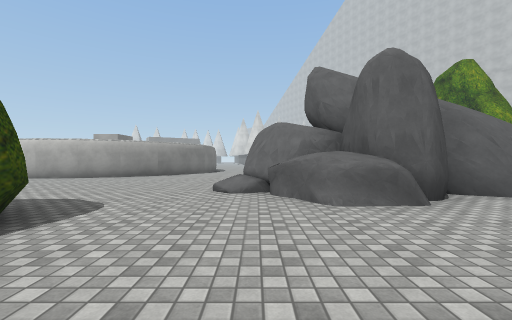
View 1 (above)

24 first-person views from a walk through a Unity game level. The camera is 1.3 m above the floor, looks level and sees 90° across. The floor is counted in squares, 2 m on a side. Each view is taken from the middle of a square. On the plan, view 1 faces up. The plan holds only what a view shows up to about 9 squares ahead; the rest is blank. The place goes on beyond the plan. The player character is not drawn. Some surface patterns are stand-ins.

View 2
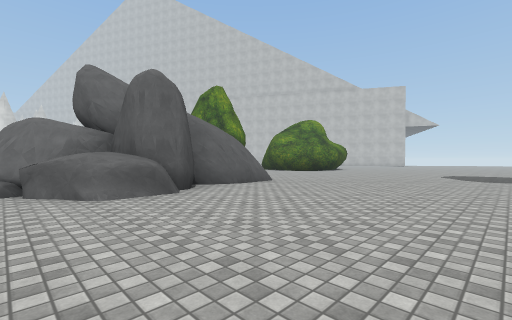

View 3
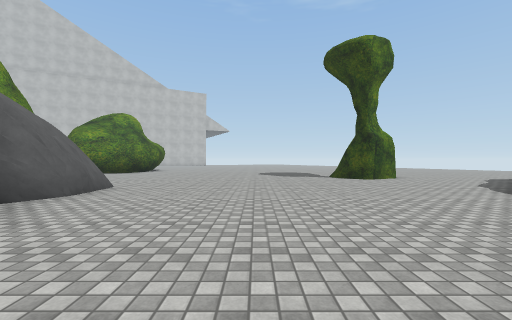

View 4
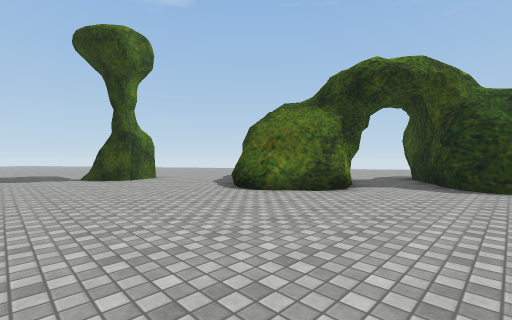

View 5
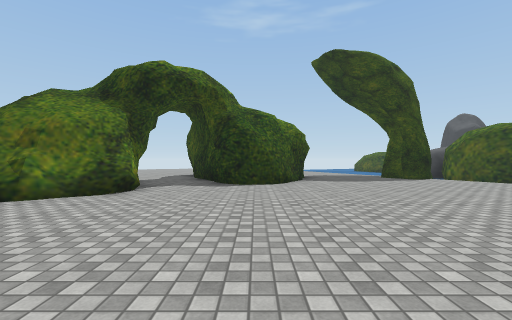

View 6
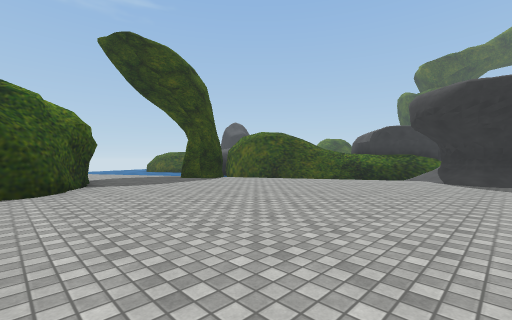

View 7
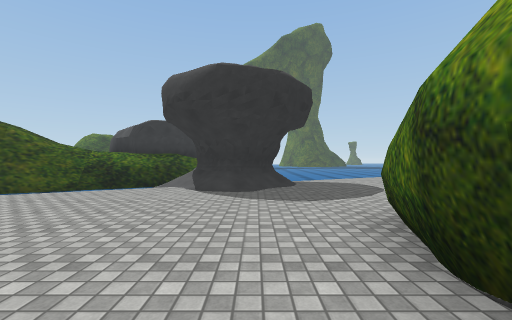

View 8
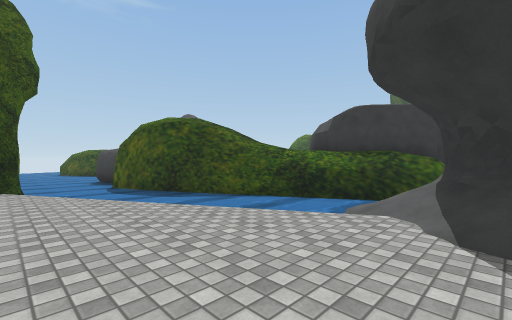

View 9
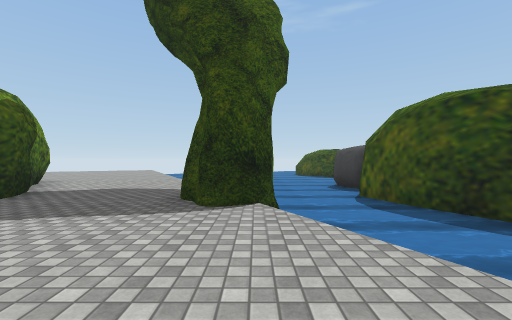

View 10
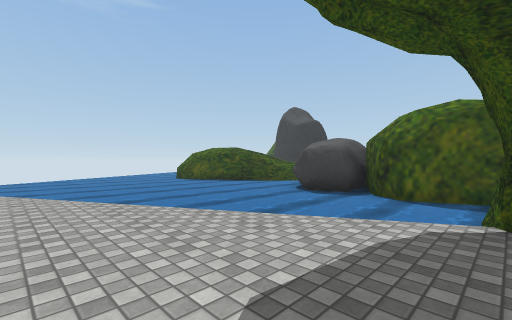

View 11
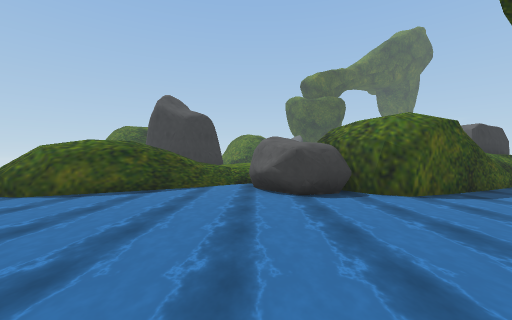

View 12
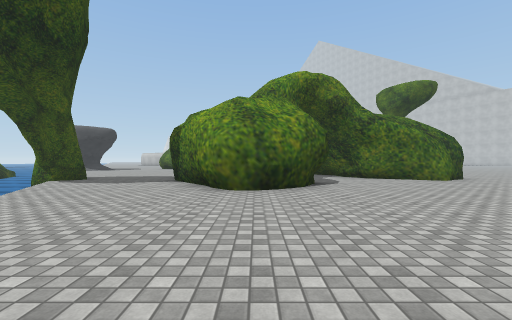

View 13
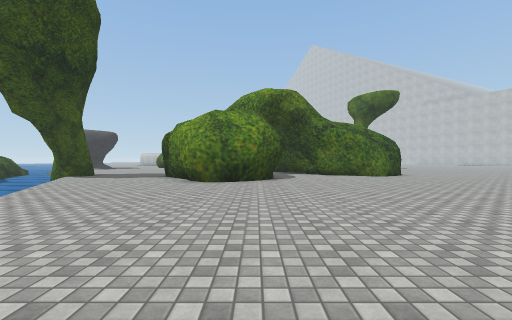

View 14
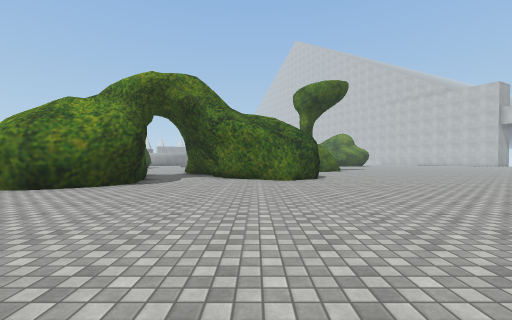

View 15
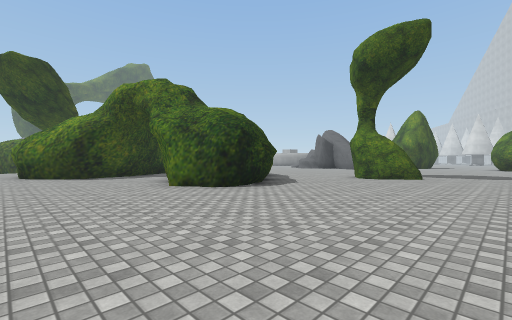

View 16
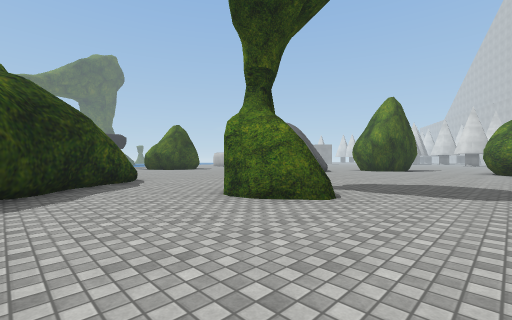

View 17
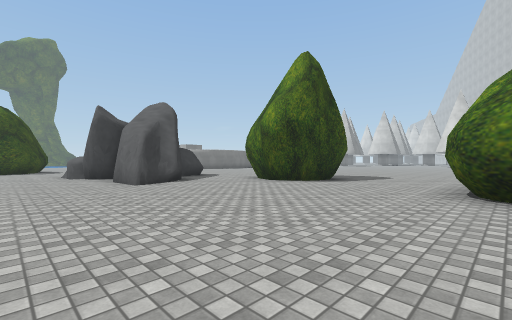

View 18
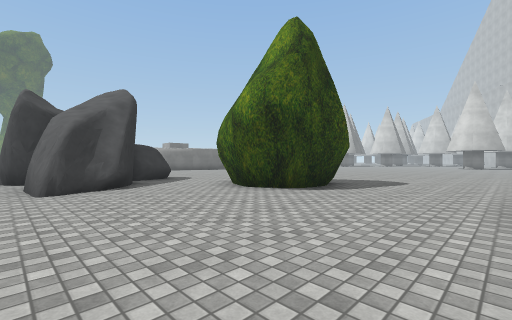

View 19
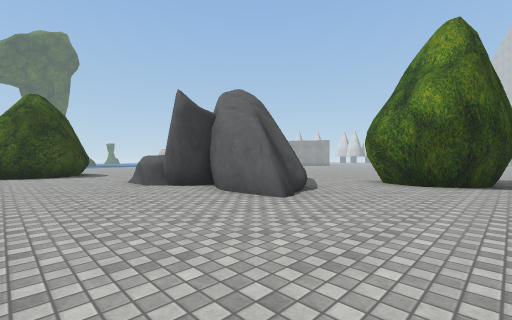

View 20
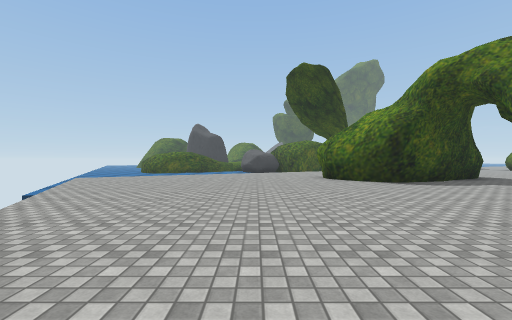

View 21
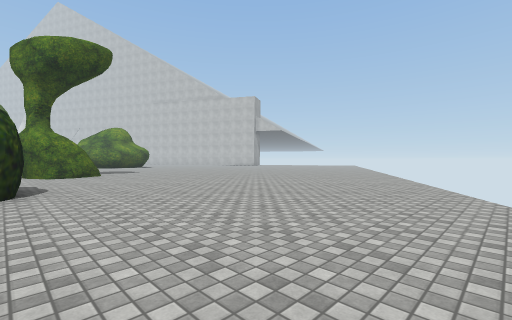

View 22
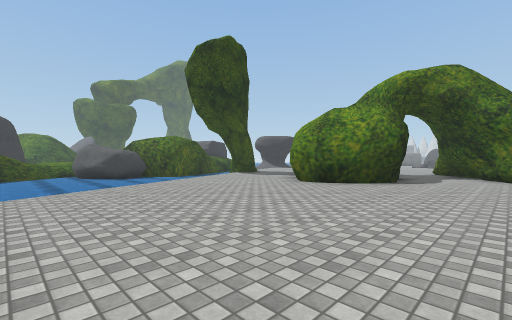

View 23
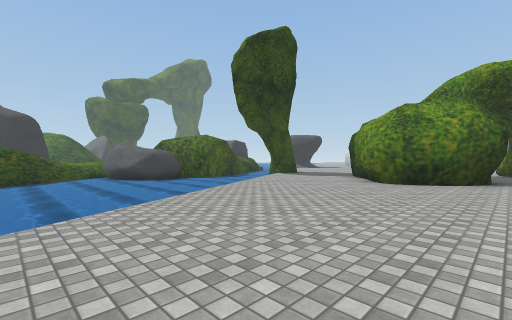

View 24
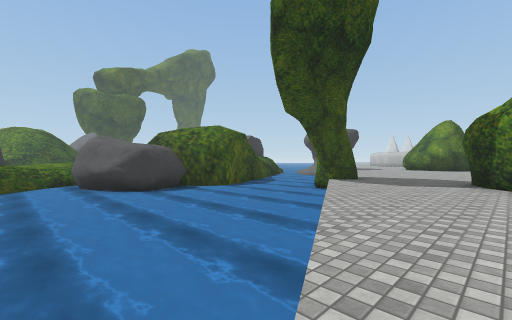

### Floor plan
Key: @ floor where view 1 was taken; # wall or solid block; . floor; / step, stairs or slope; = window, fence, low wall or low ledge; ≈ water the walk keeps out of; ^ raised ledge; v drop or lower ground; R rock.
Columns run from 13 left of view 1 to 13 right of it. Each row starts with its distance up from view 1.
 15                         ..
 14                        ...
 13                       ....
 12                       ....
 11                       ....
 10                       #..
  9      vvv.....     .####..
  8       .......   #...##...##
  7        ......#  ##........#
  6         .....### ##........
  5         .....=^#R###.......
  4          .....^#R..........
  3  ..       #................
  2  ≈....    #................
  1   .....## #................
  0   //....##   @.............
 -1    ##......................
 -2    ##.................RR...
 -3 =  //.................RRR..
 -4 ^≈≈≈≈............^#...RR...
 -5 ^=≈≈ ≈..........###........
 -6 ##≈≈≈≈..........####.......
 -7  ##≈≈≈≈......##.## ###.....
 -8   #≈≈≈≈.....###..## ##.....
 -9   ##≈≈≈##...# ##..####.....
-10    #≈≈≈##...#  #...........
-11    ##≈≈≈≈...####...........
-12    ##≈≈≈≈....###...........
-13   ##≈≈≈≈≈≈.................
-14   ###≈≈≈≈≈.................
-15   ###≈≈≈≈≈≈...............
-16  ###≈≈≈≈≈≈≈............
-17 ^≈≈≈≈≈≈≈≈≈≈≈..........
-18  ^≈≈≈≈≈≈≈≈≈ ........
-19   #≈≈≈≈≈≈≈≈≈≈......
-20   ##≈≈≈≈≈≈≈≈ ≈...

Positions as (right, up) in squares from view 1, and headings:
1: (0, 0), facing up
2: (0, -1), facing up-right
3: (0, 1), facing right
4: (0, 0), facing down-right
5: (0, 0), facing down
6: (0, -1), facing down-left
7: (-3, -1), facing left
8: (-6, -2), facing down-left
9: (-6, -5), facing down
10: (-2, -10), facing down-left
11: (-2, -16), facing left
12: (1, -18), facing up
13: (2, -20), facing up
14: (6, -18), facing up
15: (13, -13), facing up-left
16: (13, -7), facing up-left
17: (13, 2), facing up-left
18: (12, 4), facing up-left
19: (9, 1), facing up-left
20: (10, -15), facing left
21: (8, -15), facing up-right
22: (5, -19), facing up-left
23: (3, -20), facing up-left
24: (-1, -18), facing up-left
